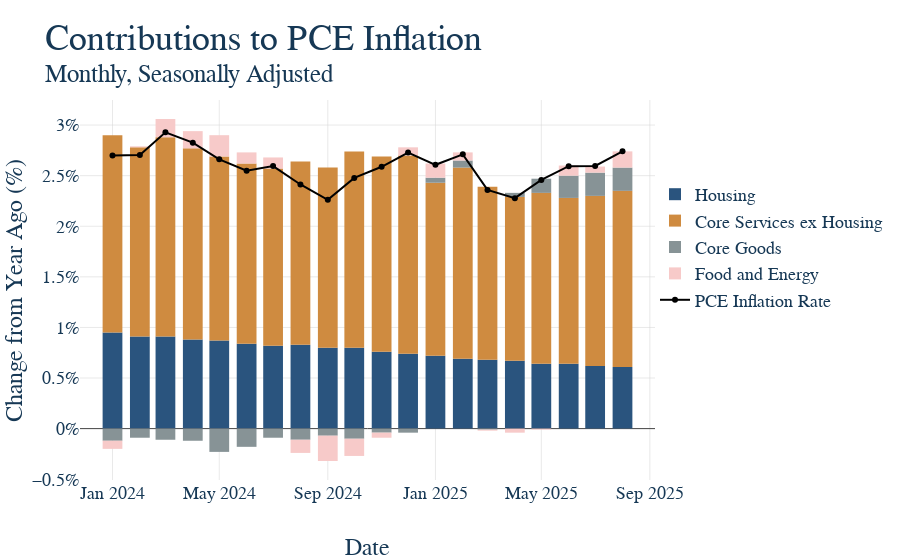

The code cell stored with this chart in its notebook:
### Code cell
today = dt.date.today()

contrib_df = pd.read_csv(
    ut.get_repo_root() / "code" / "data" / "chart1-yoy-headline-pce-contributions.csv",
    index_col="date"
)

contrib_df = contrib_df[pd.to_datetime(contrib_df.index) >= pd.to_datetime("2024-01-01")]

contrib_df = contrib_df.rename(
    columns={
        "Core Services exc. Housing": "Core Services ex Housing",
    }
)

headline_srs = fred.get_series(
    series_id="PCEPI",
    observation_start=dt.date(2024, 1, 1),
    observation_end=today,
    frequency='m',
    units='pc1'
).rename("Headline PCE")


fig = go.Figure()

for col in contrib_df.columns:
    fig.add_trace(
        go.Bar(
            x=contrib_df.index,
            y=contrib_df[col],
            name=col
        )
    )


fig.add_trace(
    go.Scatter(
        x=headline_srs.index,
        y=headline_srs,
        mode='lines+markers',
        name='PCE Inflation Rate',
        line=dict(color='black', width=2),
        marker=dict(size=6)
    )
)

# This is graph specific, but here we want the y-axis to be percent signs 
fig.update_yaxes(
    tickformat="0.2f%",
    ticksuffix="%"
)

# Again, graph specific, we have a mutliyear series and want tick marks to be years
fig.update_xaxes(
    type='date',
    tickformat='%b %Y',
    dtick="M4"
)

fig.update_layout(
    barmode='relative',
    title=dict(text='Contributions to PCE Inflation <br><sup>Monthly, Seasonally Adjusted</sup>'),
    xaxis_title='Date',
    yaxis_title='Change from Year Ago (%)',
)

fig.update_layout(
    legend=dict(
        orientation="v",
        x=1,  # Move legend inside the plot area (left)
        y=0.8,  # Near the top
        xanchor="left",
        yanchor="top",
        font=dict(size=18)
    )
)

# Add a label at the end of the Headline PCE Inflation series
last_date = headline_srs.index[-1]
last_value = headline_srs.iloc[-1]

# fig.add_annotation(
#     x=last_date,
#     y=last_value + 0.5,
#     text=f"{last_value:.1f}%",
#     showarrow=False,
#     ax=0,
#     ay=-200,  # Negative ay moves annotation up (above the point)
#     font=dict(size=12, color="black"),
#     bgcolor="white",
# )


# This should be the same for EVERY GRAPH!
# Save it to the graph_output folder with the name matching the file, as HTML
fig.write_html(GRAPH_OUTPUT_PATH / f"{GRAPH_NAME}.html")

fig.show()

### Figure 1 — Plotly figure (JSON) as saved in the notebook; plotly's stock layout.template omitted (floating-point values rounded to 4 significant figures)
{"data": [{"name": "Housing", "type": "bar", "x": ["2024-01-01", "2024-02-01", "2024-03-01", "2024-04-01", "2024-05-01", "2024-06-01", "2024-07-01", "2024-08-01", "2024-09-01", "2024-10-01", "2024-11-01", "2024-12-01", "2025-01-01", "2025-02-01", "2025-03-01", "2025-04-01", "2025-05-01", "2025-06-01", "2025-07-01", "2025-08-01"], "y": [0.95, 0.91, 0.91, 0.88, 0.87, 0.84, 0.82, 0.83, 0.8, 0.8, 0.76, 0.74, 0.72, 0.69, 0.68, 0.67, 0.64, 0.64, 0.62, 0.61]}, {"name": "Core Services ex Housing", "type": "bar", "x": ["2024-01-01", "2024-02-01", "2024-03-01", "2024-04-01", "2024-05-01", "2024-06-01", "2024-07-01", "2024-08-01", "2024-09-01", "2024-10-01", "2024-11-01", "2024-12-01", "2025-01-01", "2025-02-01", "2025-03-01", "2025-04-01", "2025-05-01", "2025-06-01", "2025-07-01", "2025-08-01"], "y": [1.95, 1.87, 1.97, 1.89, 1.82, 1.78, 1.75, 1.81, 1.78, 1.94, 1.93, 1.96, 1.71, 1.89, 1.71, 1.62, 1.69, 1.64, 1.68, 1.74]}, {"name": "Core Goods", "type": "bar", "x": ["2024-01-01", "2024-02-01", "2024-03-01", "2024-04-01", "2024-05-01", "2024-06-01", "2024-07-01", "2024-08-01", "2024-09-01", "2024-10-01", "2024-11-01", "2024-12-01", "2025-01-01", "2025-02-01", "2025-03-01", "2025-04-01", "2025-05-01", "2025-06-01", "2025-07-01", "2025-08-01"], "y": [-0.12, -0.09, -0.11, -0.12, -0.23, -0.18, -0.09, -0.11, -0.07, -0.1, -0.04, -0.04, 0.05, 0.07, -0.01, 0.04, 0.14, 0.22, 0.23, 0.23]}, {"name": "Food and Energy", "type": "bar", "x": ["2024-01-01", "2024-02-01", "2024-03-01", "2024-04-01", "2024-05-01", "2024-06-01", "2024-07-01", "2024-08-01", "2024-09-01", "2024-10-01", "2024-11-01", "2024-12-01", "2025-01-01", "2025-02-01", "2025-03-01", "2025-04-01", "2025-05-01", "2025-06-01", "2025-07-01", "2025-08-01"], "y": [-0.08, 0.01, 0.18, 0.17, 0.21, 0.11, 0.11, -0.13, -0.25, -0.17, -0.05, 0.08, 0.14, 0.08, -0.01, -0.04, -0.01, 0.1, 0.06, 0.16]}, {"line": {"color": "black", "width": 2}, "marker": {"size": 6}, "mode": "lines+markers", "name": "PCE Inflation Rate", "type": "scatter", "x": ["2024-01-01T00:00:00.000000000", "2024-02-01T00:00:00.000000000", "2024-03-01T00:00:00.000000000", "2024-04-01T00:00:00.000000000", "2024-05-01T00:00:00.000000000", "2024-06-01T00:00:00.000000000", "2024-07-01T00:00:00.000000000", "2024-08-01T00:00:00.000000000", "2024-09-01T00:00:00.000000000", "2024-10-01T00:00:00.000000000", "2024-11-01T00:00:00.000000000", "2024-12-01T00:00:00.000000000", "2025-01-01T00:00:00.000000000", "2025-02-01T00:00:00.000000000", "2025-03-01T00:00:00.000000000", "2025-04-01T00:00:00.000000000", "2025-05-01T00:00:00.000000000", "2025-06-01T00:00:00.000000000", "2025-07-01T00:00:00.000000000", "2025-08-01T00:00:00.000000000"], "y": [2.699, 2.705, 2.928, 2.826, 2.662, 2.548, 2.594, 2.413, 2.261, 2.478, 2.588, 2.728, 2.607, 2.71, 2.359, 2.277, 2.458, 2.594, 2.597, 2.741]}], "layout": {"barmode": "relative", "legend": {"font": {"size": 18}, "orientation": "v", "x": 1, "xanchor": "left", "y": 0.8, "yanchor": "top"}, "title": {"text": "Contributions to PCE Inflation <br><sup>Monthly, Seasonally Adjusted</sup>"}, "xaxis": {"dtick": "M4", "tickformat": "%b %Y", "title": {"text": "Date"}, "type": "date"}, "yaxis": {"tickformat": "0.2f%", "ticksuffix": "%", "title": {"text": "Change from Year Ago (%)"}}}}
